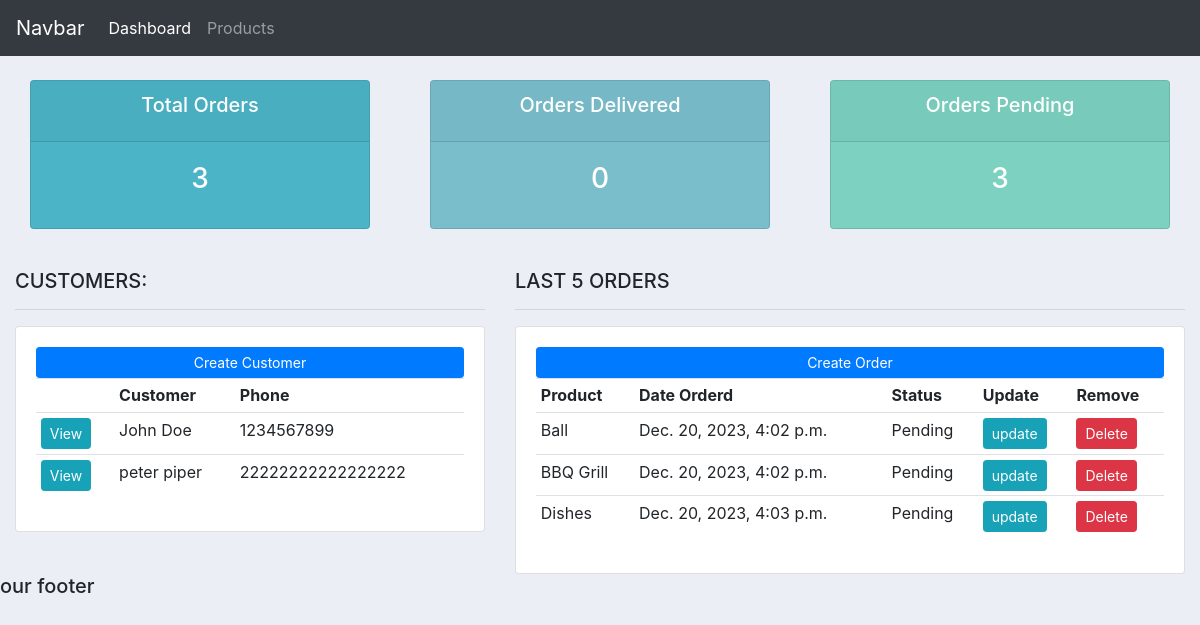
Before: / with the older database file.
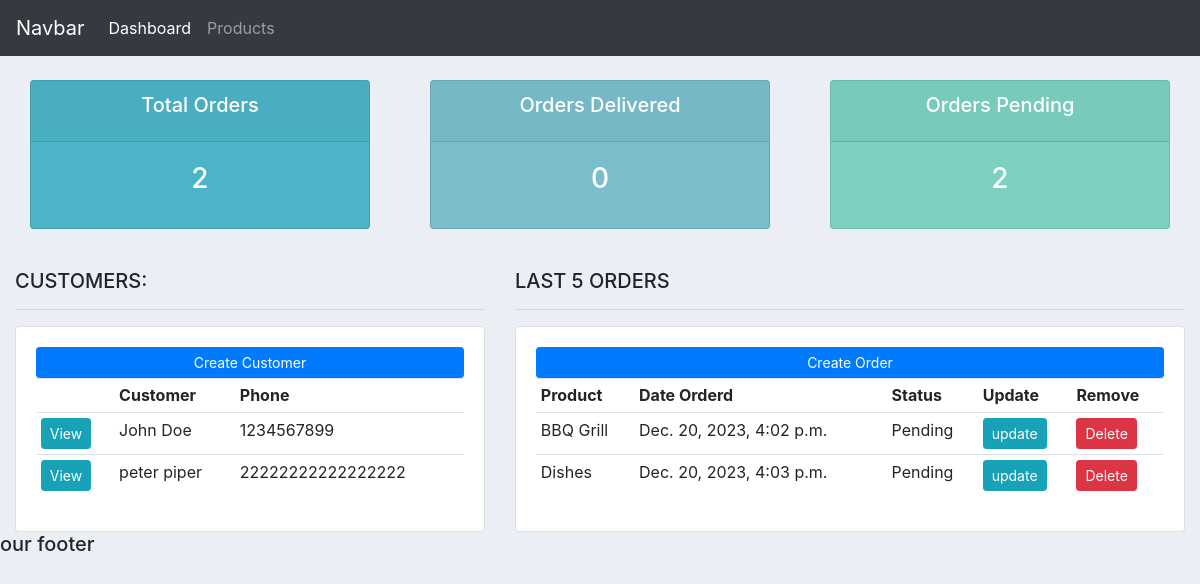
After: the same page with the newer database file.
### app/models.py (models this page shows, shortened)
class Customer(models.Model):
    name = models.CharField(max_length=200, null=True)
    phone = models.CharField(max_length=200, null=True)
    email = models.CharField(max_length=200, null=True)
    date_created = models.DateTimeField(auto_now_add=True)

class Order(models.Model):
    STATUS = (
        ("Pending", "Pending"),
        ("Out for delivery", "Out for delivery"),
        ("Delivered", "Delivered"),
    )
    customer = models.ForeignKey(Customer, null=True, on_delete=models.SET_NULL)
    product = models.ForeignKey(Product, null=True, on_delete=models.SET_NULL)
    date_created = models.DateTimeField(auto_now_add=True)
    status = models.CharField(max_length=200, null=True, choices=STATUS)

class Product(models.Model):
    CATEGORY = (
        ("Indoor", "Indoor"),
        ("Out door", "Out door"),
    )
    name = models.CharField(max_length=200, null=True)
    price = models.FloatField(null=True)
    category = models.CharField(max_length=200, null=True, choices=CATEGORY)
    description = models.CharField(max_length=200, null=True, blank=True)
    date_created = models.DateTimeField(auto_now_add=True)
    tags = models.ManyToManyField(Tag)
    def __str__(self):
        return self.name

### app/views.py (the view)
# urls.py: path('', views.home, name="home"),
def home(request):
    orders = Order.objects.all()
    Customers = Customer.objects.all()
    total_customers = Customers.count()
    total_orders = orders.count()
    delivered = orders.filter(status='Delivered').count()
    pending = orders.filter(status='Pending').count()
    context = {'orders':orders, 'customers':Customers, 'total_orders':total_orders, 'delivered':delivered, 'pending':pending}
    return render(request, 'accounts/dashboard.html', context)

### app/templates/accounts/dashboard.html (shortened to what this page needs)
{%extends 'accounts/main.html'%}
{%block content%}
{%include "accounts/status.html" %}
<br>
<div class="row">
	<div class="col-md-5">
		<h5>CUSTOMERS:</h5>
		<hr>
		<div class="card card-body">
			<a class="btn btn-primary  btn-sm btn-block" href="">Create Customer</a>
			<table class="table table-sm">
				<tr>
					<th></th>
					<th>Customer</th>
					<th>Phone</th>
				</tr>
				{%for customer in customers %}
				<tr>
					<td><a class="btn btn-sm btn-info" href="{% url 'customer' customer.id %}">View</a></td>
					<td>{{customer.name}}</td>
					<td>{{customer.phone}}</td>
				</tr>
			{% endfor %}
			</table>
		</div>
	</div>
	<div class="col-md-7">
		<h5>LAST 5 ORDERS</h5>
		<hr>
		<div class="card card-body">
			<a class="btn btn-primary  btn-sm btn-block" href="{% url 'create_order' %}">Create Order</a>
			<table class="table table-sm">
				<tr>
					<th>Product</th>
					<th>Date Orderd</th>
					<th>Status</th>
					<th>Update</th>
					<th>Remove</th>
				</tr>
				{%for order in orders %}
					<tr>
						<td>{{order.product}}</td>
						<td>{{order.date_created}}</td>
						<td>{{order.status}}</td>
						<td><a class="btn btn-sm btn-info" href="{% url 'update_order' order.id %}">update</a></td>
						<td><a class="btn btn-sm btn-danger" href="{% url 'delete_order' order.id %}">Delete</a></td>
					</tr>
				{% endfor %}
			</table>
		</div>
	</div>
</div>
{%endblock%}

Changed rows visible on the page:
removed Order: product "Ball", date_created "Dec. 20, 2023, 4:02 p.m.", status "Pending"
Other visible differences:
{{ total_orders }}: "3" → "2"
{{ pending }}: "3" → "2"
